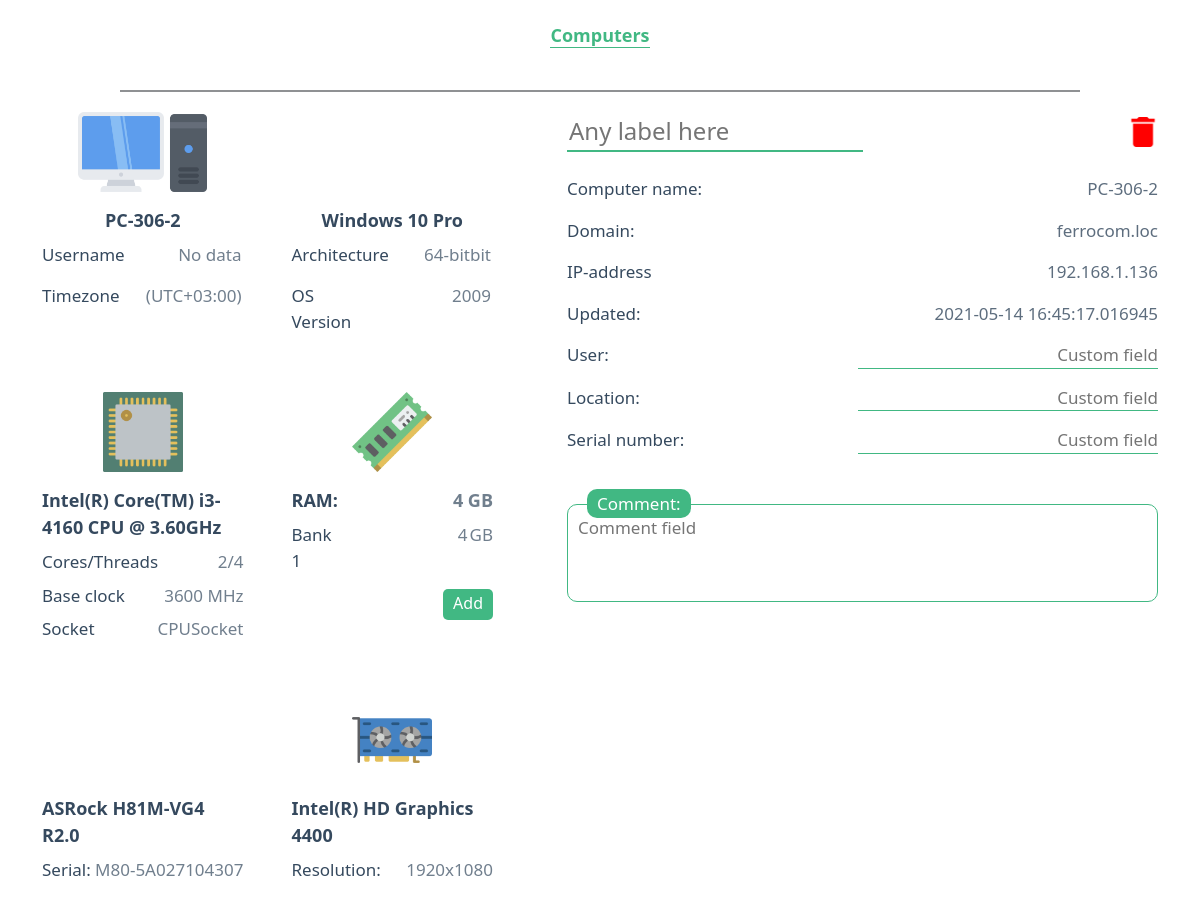
/pc/PC-306-2, run on the app's committed database.
### db.py (models this page shows)
class BaseModel(Model):
    class Meta:
        database = conn

class PC(BaseModel):
    pc_id = AutoField(column_name='pc_id')
    hardware_type = CharField(max_length=50, null=True)
    os_name = CharField(max_length=50, null=True)
    os_version = CharField(max_length=50, null=True)
    os_architecture = CharField(max_length=50, null=True)
    pc_name = CharField(max_length=50, unique=True)
    domain = CharField(max_length=50, null=True)
    ip = IPField(null=True)
    cpu_name = CharField(max_length=100, null=True)
    cpu_clock = SmallIntegerField(null=True)
    cpu_cores = SmallIntegerField(null=True)
    cpu_threads = SmallIntegerField(null=True)
    cpu_socket = CharField(max_length=10, null=True)
    motherboard_manufacturer = CharField(max_length=50, null=True)
    motherboard_product = CharField(max_length=100, null=True)
    motherboard_serial = CharField(max_length=100, null=True)
    ram = IntegerField(null=True)
    ram0_Configuredclockspeed = IntegerField(null=True)
    ram0_Capacity = IntegerField(null=True)
    ram1_Configuredclockspeed = IntegerField(null=True)
    ram1_Capacity = IntegerField(null=True)
    ram2_Configuredclockspeed = IntegerField(null=True)
    ram2_Capacity = IntegerField(null=True)
    ram3_Configuredclockspeed = IntegerField(null=True)
    ram3_Capacity = IntegerField(null=True)
    videocard = CharField(max_length=100, null=True)
    resX = IntegerField(null=True)
    resY = IntegerField(null=True)
    username = CharField(max_length=100, null=True)
    timezone = CharField(max_length=100, null=True)
    user = CharField(max_length=200, null=True)
    serial_number = IntegerField(null=True)
    location = CharField(max_length=200, null=True)
    updated = DateTimeField()
    comment = TextField(null=True)
    label = CharField(max_length=100, null=True)
    class Meta:
        table_name = 'pc'

### main.py (the view)
@app.get('/pc/{pc_name}')
async def get_pc(pc_name: str, request: Request):
    context['request'] = request
    context['nav'] = [{'caption': 'Computers', 'href': app.url_path_for('root')}]
    context['pc'] = db.get(pc_name)
    return templates.TemplateResponse('pc_view.html', context)

### templates/pc_view.html (shortened to what this page needs)
{% extends 'base.html' %}
{% block content %}
    <section class="pc_view">
        <div class="row">
            <div class="col-md-5">
                <div class="row gx-md-5">
                    <div class="col-md-6 chars">
                        <div class="char">
                            <img src="{{ url_for('static', path='/img/computer.png') }}" alt="">
                            <p class="head">{{ pc.name }}</p>
                            <p>Username<input id="username" type="text" value="{{ pc.username }}"></p>
                            <p>Timezone<input id="timezone" type="text" value="{{ pc.timezone }}"></p>
                        </div>
                    </div>
                    <div class="col-md-6">
                        <div class="char">
                            <p class="head">{{ pc.os.name }}</p>
                            <p>Architecture <input id="os_architecture" type="text" value="{{ pc.os.architecture }}"></p>
                            <p>OS Version <input id="os_version" type="text" value="{{ pc.os.version }}"></p>
                        </div>
                    </div>
                </div>
                <div class="row gx-md-5">
                    <div class="col-md-6">
                        <div class="char">
                            <img src="{{ url_for('static', path='/img/pcComponents/075-cpu-1.png') }} " alt="">
                            <p class="head">{{ pc.cpu.name }}</p>
                            <p>Cores/Threads <span>{{ pc.cpu.cores }}/{{ pc.cpu.threads }}</span></p>
                            <p>Base clock <span>{{ pc.cpu.clock }} MHz</span></p>
                            <p>Socket <span>{{ pc.cpu.socket }}</span></p>
                        </div>
                    </div>
                    <div class="col-md-6">
                        <div class="char">
                            <img src="{{ url_for('static', path='/img/pcComponents/088-ram-memory.png') }} " alt="">
                            <p class="head" style="justify-content: space-between">RAM:
                                <span>{{ pc.ram.size }} GB</span>
                            </p>
                            {% for bank in pc.ram.banks %}
                                {% if bank.capacity %}
                                    <p>Bank {{ loop.index }} <input id="ram{{ loop.index0 }}_Capacity" type="text" value="{{ bank.capacity|int }}"><span>GB</span></p>
                                {% else %}
                                    <p class="hide">Bank {{ loop.index }} <input id="ram{{ loop.index0 }}_Capacity" type="text" placeholder="Capacity"> </p>
                                {% endif %}
                            {% endfor %}
                            <p><div id="addRam" class="add">Add</div></p>
                        </div>
                    </div>
                </div>
                <div class="row gx-md-5">
                    <div class="col-md-6">
                        <div class="char">
                            <p class="head">{{ pc.motherboard.manufacturer }} {{ pc.motherboard.product }}</p>
                            <p>Serial: <span>{{ pc.motherboard.serial }}</span></p>
                        </div>
                    </div>
                    <div class="col-md-6">
                        <div class="char">
                            <img src="{{ url_for('static', path='/img/pcComponents/087-graphic-card.png') }} " alt="">
                            <p class="head">{{ pc.videocard.name }}</p>
                            <p>Resolution: <span>{{ pc.videocard.resX }}x{{ pc.videocard.resY }}</span></p>
                        </div>
                    </div>
                </div>
            </div>
            <div class="col-md-7">
                <div class="data">
                    <div class="head">
                        <input id="label" class="head" type="text" placeholder="Any label here"
                               value="{% if pc.label %}{{ pc.label }}{% endif %}">
                        <button id="delete"></button>
                    </div>
                    <p>Computer name: <span>{{ pc.name }}</span></p>
                    <p>Domain: <span>{{ pc.domain }}</span></p>
                    <p>IP-address <span>{{ pc.ip }}</span></p>
                    <p>Updated: <span>{{ pc.updated }}</span></p>
                    <p>User: <input id="user" type="text" placeholder="Custom field"
                                    value="{% if pc.user %}{{ pc.user }}{% endif %}"></p>
                    <p>Location: <input id="location" type="text" placeholder="Custom field"
                                        value="{% if pc.location %}{{ pc.location }}{% endif %}"></p>
                    <p>Serial number: <input id="serial_number" type="text" placeholder="Custom field"
                                             value="{% if pc.serial_number %}{{ pc.serial_number }}{% endif %}"></p>
                    <div class="comment">
                        <label for="comment">Comment:</label>
                        <textarea name="comment" id="comment" placeholder="Comment field" rows="3"></textarea>
                    </div>
                </div>
            </div>
        </div>
    </section>
{% endblock %}

### templates/base.html (shortened to what this page needs)
<!DOCTYPE html>
<html lang="en">
<head>
    {% block head %}
        <link rel="stylesheet" href="{{ url_for('static', path='/css/bootstrap.css') }}">
        <link rel="stylesheet" href="{{ url_for('static', path='/css/bootstrap-grid.css') }}">
        <link rel="stylesheet" href="{{ url_for('static', path='/css/main.css') }}">
    {% endblock %}
</head>
<body>
<header>
    {% block header %}
        <div class="container-fluid">
            <div class="container">
                <div class="row justify-content-around">
                    <div class="col-auto">
                        {% for item in nav %}
                            <a href="{{ item.href }}">{{ item.caption }}</a>
                        {% endfor %}
                    </div>
                </div>
            </div>
        </div>
    {% endblock %}
</header>
<hr>
<div class="container">
    {% block content %}
    {% endblock %}
</div>
</body>
</html>

### static/css/main.css (style rules this page uses)
h1, h2, h3, h4, p, input, label, textarea { color: #35495e; }
p, label, textarea, input { margin-bottom: 0.5rem; font-size: 17px; }
input, textarea { margin-bottom: 0.5rem; outline: none; border: none; border-bottom: 2px #41b883 solid; font-size: 17px; font-weight: 500; width: 100%; }
input::placeholder, textarea::placeholder { font-weight: 500; }
textarea { resize: none; height: max-content; border: 1px solid #41b883; border-radius: 10px; padding: 10px; }
button { text-decoration: none; outline: none; background: none; border: none; }
header { height: 70px; display: flex; align-items: center; }
header + hr { width: 80%; height: 2px !important; margin: 20px auto; opacity: 0.5; }
a { text-decoration: none; color: #41b883; position: relative; font-size: 18px; font-weight: 600; }
a::after { content: ""; display: block; position: absolute; left: 0; bottom: -1px; height: 1px; width: 100%; background: #41b883; transition: 0.2s ease; }
section.pc_view .char { margin-bottom: 50px; display: flex; flex-direction: column; align-items: center; }
section.pc_view .char input { text-align: right; border: none; opacity: 0.7; max-width: 150px; height: 25px; }
section.pc_view .char .add { align-self: end; padding: 2px 10px 4px 10px; color: white; background: #41b883; border-radius: 5px; line-height: 25px; cursor: pointer; }
section.pc_view .char img { height: 80px; margin-bottom: 15px; }
section.pc_view .char p { display: flex; justify-content: space-between; width: 100%; }
section.pc_view .char p span { text-align: right; opacity: 0.7; }
section.pc_view .char p.head { font-weight: 600; justify-content: center; font-size: 18px; }
section.pc_view p { position: relative; }
section.pc_view .data { margin-left: 50px; }
section.pc_view .data .head { display: flex; justify-content: space-between; }
section.pc_view .data .head input { font-size: 24px; margin-bottom: 1.5rem; width: 50%; }
section.pc_view .data .head button#delete { height: 40px; background: url("/static/img/delete.png") center no-repeat white; background-size: contain; width: 30px; position: relative; }
section.pc_view .data .head button#delete::after { color: #35495e; content: "Delete"; display: block; position: absolute; padding: 5px 10px; border-radius: 5px; box-shadow: 4px 4px 8px 0 rgba(34, 60, 80, 0.2); right: -17px; top: 0; opacity: 0; width: max-content; background: white; transition: 0.3s ease; }
section.pc_view .data p { display: flex; justify-content: space-between; margin-bottom: 1rem; position: relative; }
section.pc_view .data p span { opacity: 0.8; }
section.pc_view .data p input { max-width: 300px; border-bottom-width: 1px; margin: 0; padding: 0; text-align: right; font-weight: 500; }
section.pc_view .data .comment { position: relative; margin-top: 50px; }
section.pc_view .data .comment label { margin-bottom: 20px; position: absolute; top: -15px; left: 20px; background: #41b883; border-radius: 10px; padding: 2px 10px; color: white; }
section.pc_view .data .comment textarea { border-bottom: 1px solid #41b883; height: max-content; }

### data on the page
PC: name "PC-306-2", username "No data", timezone "(UTC+03:00)", os.name "Windows 10 Pro", os.version "2009", cpu.name "Intel(R) Core(TM) i3-4160 CPU @ 3.60GHz", cpu.clock "3600", cpu.socket "CPUSocket", capacity "4", motherboard.manufacturer "ASRock", motherboard.product "H81M-VG4 R2.0", motherboard.serial "M80-5A027104307", videocard.name "Intel(R) HD Graphics 4400", videocard.resX "1920", videocard.resY "1080", domain "ferrocom.loc"

### other printed values
{{ item.caption }} "Computers"
{{ pc.cpu.cores }} "2"
{{ pc.cpu.threads }} "4"
{{ pc.ram.size }} "4"
{{ pc.ip }} "192.168.1.136"
{{ pc.updated }} "2021-05-14 16:45:17.016945"
